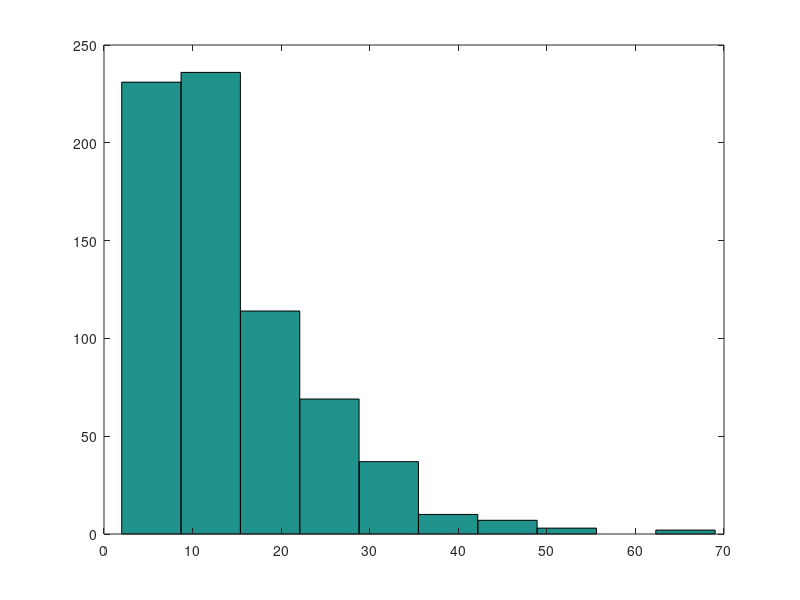

MATLAB code to generate this figure:
close all
clear all

T = 10; %s

dt = 0.001; %s
N = T/dt;

tau = 0.005; %s

t= zeros(1,N);
r= zeros(1,N);
r(1) = 100; %Hz

for i = 1:N
    if dt*r(i)>rand;
        t(i) = 1;
        r(i+1) = 0;
    else
        t(i) = 0;
        r(i+1) = r(i)+dt*((r(1)-r(i))/tau);
    end
end

%Fano factor
n = mean(t);
sigma = std(t);
fano = sigma^2/n

%Coefficient of variation
times = find(t);
isi=zeros(1,length(times));
isi(1) = times(1);
for i= 2:length(times)
    isi(i) = times(i) - times(i-1);
end
mean_isi=mean(isi);
sigma_isi = std(isi);
Cv = mean_isi/sigma_isi

%ISI Histogram
hist(isi)